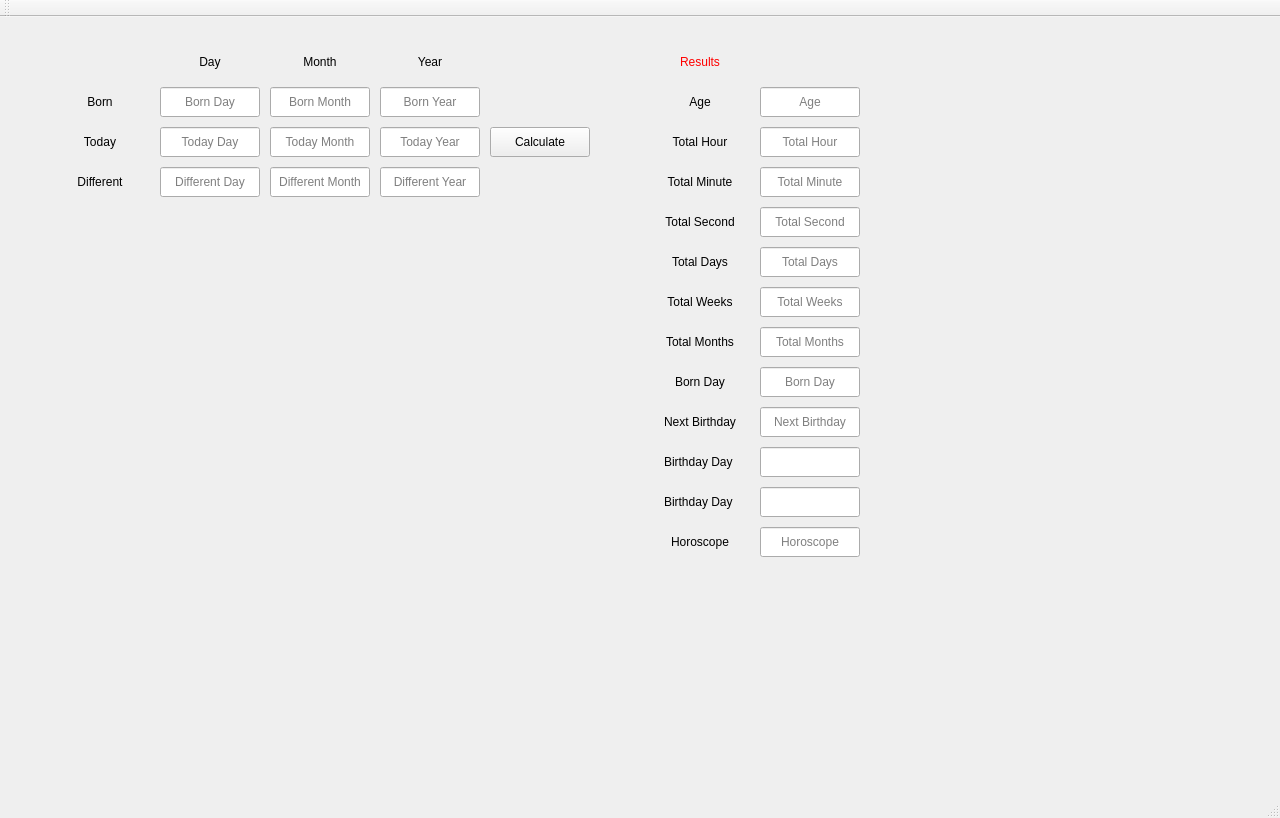
<?xml version="1.0" encoding="UTF-8"?>
<ui version="4.0">
 <class>MainWindow</class>
 <widget class="QMainWindow" name="MainWindow">
  <property name="geometry">
   <rect>
    <x>0</x>
    <y>0</y>
    <width>1280</width>
    <height>818</height>
   </rect>
  </property>
  <property name="windowTitle">
   <string>MainWindow</string>
  </property>
  <widget class="QWidget" name="centralWidget">
   <widget class="QLineEdit" name="Born_Day">
    <property name="geometry">
     <rect>
      <x>160</x>
      <y>70</y>
      <width>100</width>
      <height>30</height>
     </rect>
    </property>
    <property name="layoutDirection">
     <enum>Qt::RightToLeft</enum>
    </property>
    <property name="alignment">
     <set>Qt::AlignCenter</set>
    </property>
    <property name="placeholderText">
     <string>Born Day</string>
    </property>
   </widget>
   <widget class="QLineEdit" name="Born_Month">
    <property name="geometry">
     <rect>
      <x>270</x>
      <y>70</y>
      <width>100</width>
      <height>30</height>
     </rect>
    </property>
    <property name="alignment">
     <set>Qt::AlignCenter</set>
    </property>
    <property name="placeholderText">
     <string>Born Month</string>
    </property>
   </widget>
   <widget class="QLineEdit" name="Born_Year">
    <property name="geometry">
     <rect>
      <x>380</x>
      <y>70</y>
      <width>100</width>
      <height>30</height>
     </rect>
    </property>
    <property name="layoutDirection">
     <enum>Qt::RightToLeft</enum>
    </property>
    <property name="alignment">
     <set>Qt::AlignCenter</set>
    </property>
    <property name="placeholderText">
     <string>Born Year</string>
    </property>
   </widget>
   <widget class="QLineEdit" name="Today_Year">
    <property name="geometry">
     <rect>
      <x>380</x>
      <y>110</y>
      <width>100</width>
      <height>30</height>
     </rect>
    </property>
    <property name="layoutDirection">
     <enum>Qt::RightToLeft</enum>
    </property>
    <property name="alignment">
     <set>Qt::AlignCenter</set>
    </property>
    <property name="placeholderText">
     <string>Today Year</string>
    </property>
   </widget>
   <widget class="QLineEdit" name="Today_Month">
    <property name="geometry">
     <rect>
      <x>270</x>
      <y>110</y>
      <width>100</width>
      <height>30</height>
     </rect>
    </property>
    <property name="alignment">
     <set>Qt::AlignCenter</set>
    </property>
    <property name="placeholderText">
     <string>Today Month</string>
    </property>
   </widget>
   <widget class="QLineEdit" name="Today_Day">
    <property name="geometry">
     <rect>
      <x>160</x>
      <y>110</y>
      <width>100</width>
      <height>30</height>
     </rect>
    </property>
    <property name="alignment">
     <set>Qt::AlignCenter</set>
    </property>
    <property name="placeholderText">
     <string>Today Day</string>
    </property>
   </widget>
   <widget class="QLabel" name="Day_info">
    <property name="geometry">
     <rect>
      <x>160</x>
      <y>30</y>
      <width>100</width>
      <height>30</height>
     </rect>
    </property>
    <property name="text">
     <string>Day</string>
    </property>
    <property name="alignment">
     <set>Qt::AlignCenter</set>
    </property>
   </widget>
   <widget class="QLabel" name="Month_info">
    <property name="geometry">
     <rect>
      <x>270</x>
      <y>30</y>
      <width>100</width>
      <height>30</height>
     </rect>
    </property>
    <property name="text">
     <string>Month</string>
    </property>
    <property name="alignment">
     <set>Qt::AlignCenter</set>
    </property>
   </widget>
   <widget class="QLabel" name="Year_info">
    <property name="geometry">
     <rect>
      <x>380</x>
      <y>30</y>
      <width>100</width>
      <height>30</height>
     </rect>
    </property>
    <property name="text">
     <string>Year</string>
    </property>
    <property name="alignment">
     <set>Qt::AlignCenter</set>
    </property>
   </widget>
   <widget class="QLabel" name="Born_info">
    <property name="geometry">
     <rect>
      <x>50</x>
      <y>70</y>
      <width>100</width>
      <height>30</height>
     </rect>
    </property>
    <property name="text">
     <string>Born</string>
    </property>
    <property name="alignment">
     <set>Qt::AlignCenter</set>
    </property>
   </widget>
   <widget class="QLabel" name="Today_info">
    <property name="geometry">
     <rect>
      <x>50</x>
      <y>110</y>
      <width>100</width>
      <height>30</height>
     </rect>
    </property>
    <property name="text">
     <string>Today</string>
    </property>
    <property name="alignment">
     <set>Qt::AlignCenter</set>
    </property>
   </widget>
   <widget class="QLabel" name="Total_Minute_info">
    <property name="geometry">
     <rect>
      <x>650</x>
      <y>150</y>
      <width>100</width>
      <height>30</height>
     </rect>
    </property>
    <property name="text">
     <string>Total Minute</string>
    </property>
    <property name="alignment">
     <set>Qt::AlignCenter</set>
    </property>
   </widget>
   <widget class="QLabel" name="Total_Hour_info">
    <property name="geometry">
     <rect>
      <x>650</x>
      <y>110</y>
      <width>100</width>
      <height>30</height>
     </rect>
    </property>
    <property name="text">
     <string>Total Hour</string>
    </property>
    <property name="alignment">
     <set>Qt::AlignCenter</set>
    </property>
   </widget>
   <widget class="QLabel" name="Total_Second_info">
    <property name="geometry">
     <rect>
      <x>650</x>
      <y>190</y>
      <width>100</width>
      <height>30</height>
     </rect>
    </property>
    <property name="text">
     <string>Total Second</string>
    </property>
    <property name="alignment">
     <set>Qt::AlignCenter</set>
    </property>
   </widget>
   <widget class="QLabel" name="Total_Days_info">
    <property name="geometry">
     <rect>
      <x>650</x>
      <y>230</y>
      <width>100</width>
      <height>30</height>
     </rect>
    </property>
    <property name="text">
     <string>Total Days</string>
    </property>
    <property name="alignment">
     <set>Qt::AlignCenter</set>
    </property>
   </widget>
   <widget class="QLabel" name="Next_Birthday_info">
    <property name="geometry">
     <rect>
      <x>650</x>
      <y>390</y>
      <width>100</width>
      <height>30</height>
     </rect>
    </property>
    <property name="text">
     <string>Next Birthday</string>
    </property>
    <property name="alignment">
     <set>Qt::AlignCenter</set>
    </property>
   </widget>
   <widget class="QLabel" name="Total_Months_info">
    <property name="geometry">
     <rect>
      <x>650</x>
      <y>310</y>
      <width>100</width>
      <height>30</height>
     </rect>
    </property>
    <property name="text">
     <string>Total Months</string>
    </property>
    <property name="alignment">
     <set>Qt::AlignCenter</set>
    </property>
   </widget>
   <widget class="QLabel" name="Born_Day_info">
    <property name="geometry">
     <rect>
      <x>650</x>
      <y>350</y>
      <width>100</width>
      <height>30</height>
     </rect>
    </property>
    <property name="text">
     <string>Born Day</string>
    </property>
    <property name="alignment">
     <set>Qt::AlignCenter</set>
    </property>
   </widget>
   <widget class="QLabel" name="Total_Weeks_info">
    <property name="geometry">
     <rect>
      <x>650</x>
      <y>270</y>
      <width>100</width>
      <height>30</height>
     </rect>
    </property>
    <property name="text">
     <string>Total Weeks</string>
    </property>
    <property name="alignment">
     <set>Qt::AlignCenter</set>
    </property>
   </widget>
   <widget class="QLabel" name="Next_Born_Day_info">
    <property name="geometry">
     <rect>
      <x>650</x>
      <y>430</y>
      <width>100</width>
      <height>30</height>
     </rect>
    </property>
    <property name="text">
     <string>Birthday Day </string>
    </property>
    <property name="alignment">
     <set>Qt::AlignCenter</set>
    </property>
   </widget>
   <widget class="QLabel" name="Next_Born_Day_info_2">
    <property name="geometry">
     <rect>
      <x>650</x>
      <y>470</y>
      <width>100</width>
      <height>30</height>
     </rect>
    </property>
    <property name="text">
     <string>Birthday Day </string>
    </property>
    <property name="alignment">
     <set>Qt::AlignCenter</set>
    </property>
   </widget>
   <widget class="QLineEdit" name="Total_Hour">
    <property name="geometry">
     <rect>
      <x>760</x>
      <y>110</y>
      <width>100</width>
      <height>30</height>
     </rect>
    </property>
    <property name="alignment">
     <set>Qt::AlignCenter</set>
    </property>
    <property name="readOnly">
     <bool>true</bool>
    </property>
    <property name="placeholderText">
     <string>Total Hour</string>
    </property>
   </widget>
   <widget class="QLineEdit" name="Total_Minute">
    <property name="geometry">
     <rect>
      <x>760</x>
      <y>150</y>
      <width>100</width>
      <height>30</height>
     </rect>
    </property>
    <property name="alignment">
     <set>Qt::AlignCenter</set>
    </property>
    <property name="readOnly">
     <bool>true</bool>
    </property>
    <property name="placeholderText">
     <string>Total Minute</string>
    </property>
   </widget>
   <widget class="QLineEdit" name="Total_Days">
    <property name="geometry">
     <rect>
      <x>760</x>
      <y>230</y>
      <width>100</width>
      <height>30</height>
     </rect>
    </property>
    <property name="alignment">
     <set>Qt::AlignCenter</set>
    </property>
    <property name="readOnly">
     <bool>true</bool>
    </property>
    <property name="placeholderText">
     <string>Total Days</string>
    </property>
   </widget>
   <widget class="QLineEdit" name="Total_Second">
    <property name="geometry">
     <rect>
      <x>760</x>
      <y>190</y>
      <width>100</width>
      <height>30</height>
     </rect>
    </property>
    <property name="alignment">
     <set>Qt::AlignCenter</set>
    </property>
    <property name="readOnly">
     <bool>true</bool>
    </property>
    <property name="placeholderText">
     <string>Total Second</string>
    </property>
   </widget>
   <widget class="QLineEdit" name="Res_Born_Day">
    <property name="geometry">
     <rect>
      <x>760</x>
      <y>350</y>
      <width>100</width>
      <height>30</height>
     </rect>
    </property>
    <property name="alignment">
     <set>Qt::AlignCenter</set>
    </property>
    <property name="readOnly">
     <bool>true</bool>
    </property>
    <property name="placeholderText">
     <string>Born Day</string>
    </property>
   </widget>
   <widget class="QLineEdit" name="Total_Months">
    <property name="geometry">
     <rect>
      <x>760</x>
      <y>310</y>
      <width>100</width>
      <height>30</height>
     </rect>
    </property>
    <property name="alignment">
     <set>Qt::AlignCenter</set>
    </property>
    <property name="readOnly">
     <bool>true</bool>
    </property>
    <property name="placeholderText">
     <string>Total Months</string>
    </property>
   </widget>
   <widget class="QLineEdit" name="Next_BirthDay">
    <property name="geometry">
     <rect>
      <x>760</x>
      <y>390</y>
      <width>100</width>
      <height>30</height>
     </rect>
    </property>
    <property name="alignment">
     <set>Qt::AlignCenter</set>
    </property>
    <property name="readOnly">
     <bool>true</bool>
    </property>
    <property name="placeholderText">
     <string>Next Birthday</string>
    </property>
   </widget>
   <widget class="QLineEdit" name="Total_Weeks">
    <property name="geometry">
     <rect>
      <x>760</x>
      <y>270</y>
      <width>100</width>
      <height>30</height>
     </rect>
    </property>
    <property name="alignment">
     <set>Qt::AlignCenter</set>
    </property>
    <property name="readOnly">
     <bool>true</bool>
    </property>
    <property name="placeholderText">
     <string>Total Weeks</string>
    </property>
   </widget>
   <widget class="QLabel" name="Today_Year_info">
    <property name="geometry">
     <rect>
      <x>540</x>
      <y>430</y>
      <width>100</width>
      <height>30</height>
     </rect>
    </property>
    <property name="text">
     <string/>
    </property>
    <property name="alignment">
     <set>Qt::AlignCenter</set>
    </property>
   </widget>
   <widget class="QLineEdit" name="Next_Born_Day_2">
    <property name="geometry">
     <rect>
      <x>760</x>
      <y>470</y>
      <width>100</width>
      <height>30</height>
     </rect>
    </property>
    <property name="alignment">
     <set>Qt::AlignCenter</set>
    </property>
    <property name="readOnly">
     <bool>true</bool>
    </property>
   </widget>
   <widget class="QLineEdit" name="Next_Born_Day">
    <property name="geometry">
     <rect>
      <x>760</x>
      <y>430</y>
      <width>100</width>
      <height>30</height>
     </rect>
    </property>
    <property name="alignment">
     <set>Qt::AlignCenter</set>
    </property>
    <property name="readOnly">
     <bool>true</bool>
    </property>
   </widget>
   <widget class="QPushButton" name="Calculate">
    <property name="geometry">
     <rect>
      <x>490</x>
      <y>110</y>
      <width>100</width>
      <height>30</height>
     </rect>
    </property>
    <property name="text">
     <string>Calculate</string>
    </property>
   </widget>
   <widget class="QLabel" name="Age_info">
    <property name="geometry">
     <rect>
      <x>650</x>
      <y>70</y>
      <width>100</width>
      <height>30</height>
     </rect>
    </property>
    <property name="text">
     <string>Age</string>
    </property>
    <property name="alignment">
     <set>Qt::AlignCenter</set>
    </property>
   </widget>
   <widget class="QLineEdit" name="Age">
    <property name="geometry">
     <rect>
      <x>760</x>
      <y>70</y>
      <width>100</width>
      <height>30</height>
     </rect>
    </property>
    <property name="layoutDirection">
     <enum>Qt::LeftToRight</enum>
    </property>
    <property name="alignment">
     <set>Qt::AlignCenter</set>
    </property>
    <property name="readOnly">
     <bool>true</bool>
    </property>
    <property name="placeholderText">
     <string>Age</string>
    </property>
   </widget>
   <widget class="QLabel" name="Results">
    <property name="geometry">
     <rect>
      <x>650</x>
      <y>30</y>
      <width>100</width>
      <height>30</height>
     </rect>
    </property>
    <property name="styleSheet">
     <string notr="true">color:rgb(255, 0, 0);</string>
    </property>
    <property name="text">
     <string>Results</string>
    </property>
    <property name="alignment">
     <set>Qt::AlignCenter</set>
    </property>
   </widget>
   <widget class="QLabel" name="Next_Year_info">
    <property name="geometry">
     <rect>
      <x>540</x>
      <y>470</y>
      <width>100</width>
      <height>30</height>
     </rect>
    </property>
    <property name="text">
     <string/>
    </property>
    <property name="alignment">
     <set>Qt::AlignCenter</set>
    </property>
   </widget>
   <widget class="QLabel" name="Different_info">
    <property name="geometry">
     <rect>
      <x>50</x>
      <y>150</y>
      <width>100</width>
      <height>30</height>
     </rect>
    </property>
    <property name="text">
     <string>Different</string>
    </property>
    <property name="alignment">
     <set>Qt::AlignCenter</set>
    </property>
   </widget>
   <widget class="QLineEdit" name="Different_Month">
    <property name="geometry">
     <rect>
      <x>270</x>
      <y>150</y>
      <width>100</width>
      <height>30</height>
     </rect>
    </property>
    <property name="alignment">
     <set>Qt::AlignCenter</set>
    </property>
    <property name="readOnly">
     <bool>true</bool>
    </property>
    <property name="placeholderText">
     <string>Different Month</string>
    </property>
   </widget>
   <widget class="QLineEdit" name="Different_Year">
    <property name="geometry">
     <rect>
      <x>380</x>
      <y>150</y>
      <width>100</width>
      <height>30</height>
     </rect>
    </property>
    <property name="layoutDirection">
     <enum>Qt::RightToLeft</enum>
    </property>
    <property name="alignment">
     <set>Qt::AlignCenter</set>
    </property>
    <property name="readOnly">
     <bool>true</bool>
    </property>
    <property name="placeholderText">
     <string>Different Year</string>
    </property>
   </widget>
   <widget class="QLineEdit" name="Different_Day">
    <property name="geometry">
     <rect>
      <x>160</x>
      <y>150</y>
      <width>100</width>
      <height>30</height>
     </rect>
    </property>
    <property name="alignment">
     <set>Qt::AlignCenter</set>
    </property>
    <property name="readOnly">
     <bool>true</bool>
    </property>
    <property name="placeholderText">
     <string>Different Day</string>
    </property>
   </widget>
   <widget class="QLineEdit" name="Horoscope">
    <property name="geometry">
     <rect>
      <x>760</x>
      <y>510</y>
      <width>100</width>
      <height>30</height>
     </rect>
    </property>
    <property name="alignment">
     <set>Qt::AlignCenter</set>
    </property>
    <property name="readOnly">
     <bool>true</bool>
    </property>
    <property name="placeholderText">
     <string>Horoscope</string>
    </property>
   </widget>
   <widget class="QLabel" name="Horoscope_info">
    <property name="geometry">
     <rect>
      <x>650</x>
      <y>510</y>
      <width>100</width>
      <height>30</height>
     </rect>
    </property>
    <property name="text">
     <string>Horoscope</string>
    </property>
    <property name="alignment">
     <set>Qt::AlignCenter</set>
    </property>
   </widget>
   <widget class="QLabel" name="label">
    <property name="geometry">
     <rect>
      <x>260</x>
      <y>360</y>
      <width>91</width>
      <height>51</height>
     </rect>
    </property>
    <property name="text">
     <string/>
    </property>
   </widget>
  </widget>
  <widget class="QMenuBar" name="menuBar">
   <property name="geometry">
    <rect>
     <x>0</x>
     <y>0</y>
     <width>1280</width>
     <height>21</height>
    </rect>
   </property>
  </widget>
  <widget class="QToolBar" name="mainToolBar">
   <attribute name="toolBarArea">
    <enum>TopToolBarArea</enum>
   </attribute>
   <attribute name="toolBarBreak">
    <bool>false</bool>
   </attribute>
  </widget>
  <widget class="QStatusBar" name="statusBar"/>
 </widget>
 <layoutdefault spacing="6" margin="11"/>
 <resources/>
 <connections/>
</ui>
